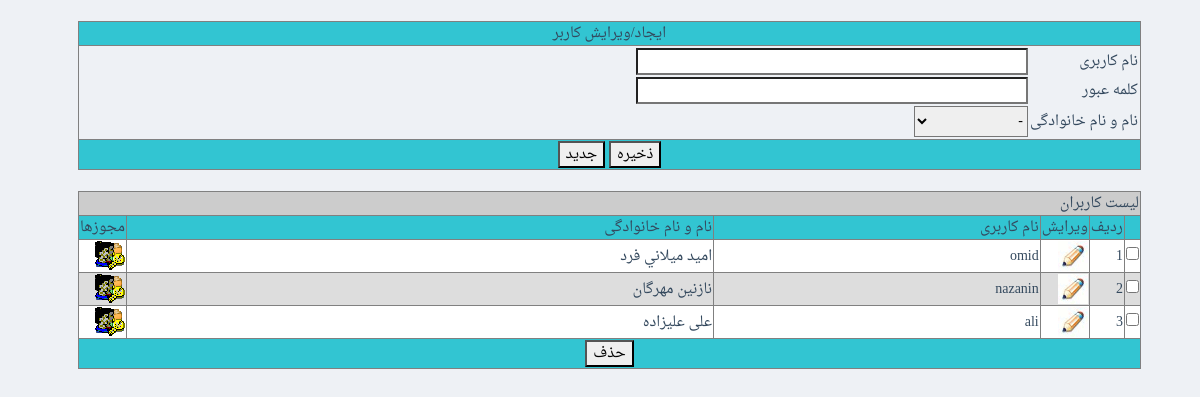
Before: /www/sadaf/ManageAccountSpecs.php (signed in) with the older database file.
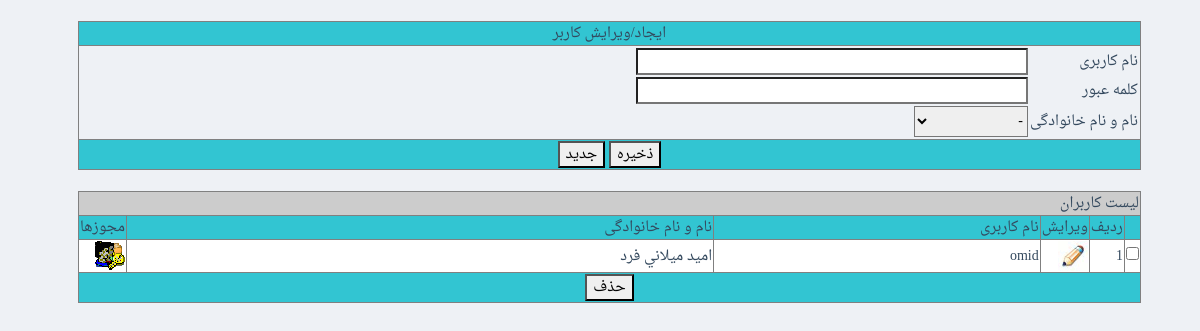
After: the same page with the newer database file.
### tables this page shows
CREATE TABLE `accountspecs` (
  `AccountSpecID` int(11) NOT NULL AUTO_INCREMENT,
  `UserID` varchar(100) DEFAULT NULL,
  `UserPassword` varchar(100) DEFAULT NULL,
  `PersonID` int(11) DEFAULT NULL,
  PRIMARY KEY (`AccountSpecID`)
);

### www/shares/pdodb.class.php (called while the page is built, shortened)
<?php
class pdodb {
  private $dsn;
  private $pdo;
  static  $pdoinstance = false;
  private function __construct($_host = "", $_user = "", $_pass = "", $_default_db = "",$_driver="",$debug=self::DEBUG_MODE) {
    $this->dsn = "mysql:dbname=$_default_db;host=$_host";
  }
  public static function getInstance($_host = "", $_user = "", $_pass = "", $_default_db = "",$_driver="") {
    if ("" == $_driver)      $_driver = sys_config::$db_server['driver'];
    if ("" == $_host)        $_host = sys_config::$db_server['host'];
    if ("" == $_user)        $_user = sys_config::$db_server['user'];
    if ("" == $_pass)        $_pass = sys_config::$db_server['pass'];
    if ("" == $_default_db)  $_default_db = sys_config::$db_server['database'];
    if (!@pdodb::$pdoinstance[$_host.$_user.$_default_db]) {
      pdodb::$pdoinstance[$_host.$_user.$_default_db] = new pdodb($_host,$_user,$_pass,$_default_db,$_driver);
    }
    return pdodb::$pdoinstance[$_host.$_user.$_default_db];
  }
  private function connect($_driver = "", $_host = "", $_user = "", $_pass = "", $_default_db = "",$debug=self::DEBUG_MODE) {
    try{
      $this->pdo = new pdo($this->dsn , $_user , $_pass, array(PDO::MYSQL_ATTR_INIT_COMMAND =>  "SET NAMES utf8") );
      return $this->pdo;
    }
    catch (PDOException $e) {
      print (self::PDO_CONNECTION_ERROR);
      print ($e->getMessage());
      if ($debug) $this->backtrace();
      exit();
    }
  }
  function Execute($sqlstr,$fetch_mode=PDO::FETCH_ASSOC,$debug=self::DEBUG_MODE) {
    $trans = array(self::ARABIC_YA => self::PERSIAN_YA , self::ARABIC_KAF => self::PERSIAN_KAF);
    $this->statement = $this->pdo->query(strtr($sqlstr,$trans));
    $error_info = $this->pdo->errorInfo();
    return $this->statement;
  }
}
?>

### www/sadaf/classes/AccountSpecs.class.php (called while the page is built, shortened)
<?php
class manage_AccountSpecs
{
	static function GetList()
	{
		$mysql = pdodb::getInstance();
		$k=0;
		$ret = array();
		$query = "select AccountSpecs.AccountSpecID
				,AccountSpecs.UserID
				,AccountSpecs.UserPassword
				,AccountSpecs.PersonID
			, concat(l3.pfname, ' ', l3.plname)  as l3_plname  from sadaf.AccountSpecs
			LEFT JOIN sadaf.persons  l3 on (l3.PersonID=AccountSpecs.PersonID)  ";
		$res = $mysql->Execute($query);
		while($rec=$res->fetch())
		{
			$ret[$k] = new be_AccountSpecs();
			$ret[$k]->AccountSpecID=$rec["AccountSpecID"];
			$ret[$k]->UserID=$rec["UserID"];
			$ret[$k]->UserPassword=$rec["UserPassword"];
			$ret[$k]->PersonID=$rec["PersonID"];
			$ret[$k]->PersonID_Desc=$rec["l3_plname"];
			$k++;
		}
		return $ret;
	}
}
?>

### www/sadaf/ManageAccountSpecs.php (the view, shortened to what the changed rows need)
<?php
include("classes/AccountSpecs.class.php");
?>
<?php
$res = manage_AccountSpecs::GetList();
?>
<form id="ListForm" name="ListForm" method="post">
<br><table width="90%" align="center" border="1" cellspacing="0">
<?
for($k=0; $k<count($res); $k++)
{
	if($k%2==0)
		echo "<tr class=\"OddRow\">";
	else
		echo "<tr class=\"EvenRow\">";
	echo "<td>";
	echo "<input type=\"checkbox\" name=\"ch_".$res[$k]->AccountSpecID."\">";
	echo "</td>";
	echo "<td>".($k+1)."</td>";
	echo "	<td><a href=\"ManageAccountSpecs.php?UpdateID=".$res[$k]->AccountSpecID."\"><img src='images/edit.gif' title='ویرایش'></a></td>";
	echo "	<td>".$res[$k]->UserID."</td>";
	echo "	<td>".$res[$k]->PersonID_Desc."</td>";
	echo "	<td><a href=\"ManageUserPermissions.php?Item_UserID=".$res[$k]->UserID."\"><img src='images/permission.gif' title='مجوزها'></a></td>";
	echo "</tr>";
}
?>
</table>
</form>
</html>

Changed rows visible on the page:
removed accountspecs: UserID "nazanin", PersonID_Desc "نازنین مهرگان"
removed accountspecs: UserID "ali", PersonID_Desc "علی علیزاده"
